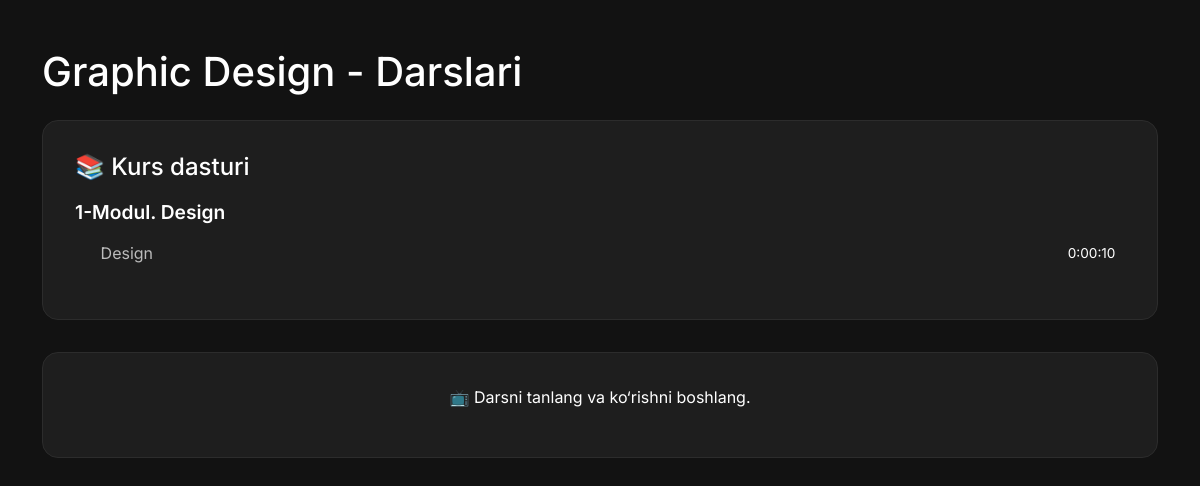
The page /course/course/graphic-design/video/ (signed in) on the database its author committed.
### course/models.py (models this page shows, shortened)
class Course(models.Model):
    title = models.CharField(max_length=255)
    image = models.ImageField(upload_to='images/', blank=True, null=True)
    students = models.PositiveIntegerField(default=0)
    duration = models.DurationField(default=timedelta())
    description = models.TextField(blank=True, null=True)
    rating = models.FloatField(default=0.0)
    num_reviews = models.PositiveIntegerField(default=0)
    price = models.DecimalField(max_digits=6, decimal_places=2)
    category = models.ForeignKey(Category, on_delete=models.CASCADE, related_name='courses', default=1)
    slug = models.SlugField(unique=True, null=True, blank=True)
    lesson_count = models.PositiveIntegerField(default=0)
    module_count = models.PositiveIntegerField(default=0)
    def update_course_info(self):
        self.lesson_count = sum(module.lessons.count() for module in self.modules.all())
        self.module_count = self.modules.count()
        total_duration = timedelta()
        for module in self.modules.all():
            for lesson in module.lessons.all():
                if lesson.duration:
                    total_duration += lesson.duration
        self.duration = total_duration
        self.save(update_fields=['duration', 'lesson_count', 'module_count'])

class Module(models.Model):
    course = models.ForeignKey('Course', on_delete=models.CASCADE, related_name='modules')
    title = models.CharField(max_length=255)

class Lesson(models.Model):
    module = models.ForeignKey('Module', on_delete=models.CASCADE, related_name='lessons')
    title = models.CharField(max_length=200)
    video = models.FileField(upload_to='videos/')
    duration = models.DurationField(blank=True, null=True)

### course/views.py (the view)
# urls.py: path('course/<slug:slug>/video/', CourseVideoView.as_view(), name='course_video'),
class CourseVideoView(LoginRequiredMixin, DetailView):
    model = Course
    template_name = 'course/course_video.html'
    context_object_name = 'course'
    login_url = '/users/login/'
    def get_object(self):
        obj = super().get_object()
        obj.update_course_info()
        return obj
    def get_context_data(self, **kwargs):
        context = super().get_context_data(**kwargs)
        context['modules'] = self.object.modules.prefetch_related('lessons')
        lesson_id = self.request.GET.get('lesson')
        if lesson_id:
            context['selected_lesson'] = get_object_or_404(Lesson, id=lesson_id)
        return context

### course/templates/course/course_video.html (shortened to what this page needs)
{% load static %}
<!DOCTYPE html>
<html lang="uz">
<head>
    <link href="https://cdn.jsdelivr.net/npm/bootstrap@5.3.0/dist/css/bootstrap.min.css" rel="stylesheet">
</head>
<body>
<div class="container my-5">
    <h1 class="mb-4">{{ course.title }} - Darslari</h1>
    <div class="card-dark">
        <h4 class="mb-3">📚 Kurs dasturi</h4>
        {% for module in modules %}
            <div class="module-title">{{ forloop.counter }}-Modul. {{ module.title }}</div>
            <ul class="list-unstyled ms-3">
                {% for lesson in module.lessons.all %}
                    <li>
                        <a href="?lesson={{ lesson.id }}"
                           class="lesson-link {% if selected_lesson.id == lesson.id %}active{% endif %}">
                            <span>{{ lesson.title }}</span>
                            <span class="duration-info">
                                    {{ lesson.duration }}
                            </span>
                        </a>
                    </li>
                {% endfor %}
            </ul>
        {% endfor %}
    </div>
    {% if selected_lesson %}
        <div class="card-dark">
            <h5>{{ selected_lesson.title }}</h5>
            <video controls>
                <source src="{{ selected_lesson.video.url }}" type="video/mp4">
                Video yuklanmadi
            </video>
        </div>
    {% else %}
        <div class="card-dark text-center text-muted">
            <p style="color: white;">📺 Darsni tanlang va ko‘rishni boshlang.</p>
        </div>
    {% endif %}
</div>
</body>
</html>

### course/templates/course/course_video.html (style rules this page uses)
body { background-color: #121212; color: #fff; font-family: 'Inter', sans-serif; }
.card-dark { background-color: #1e1e1e; border: 1px solid #2c2c2c; border-radius: 16px; padding: 2rem; margin-bottom: 2rem; }
.module-title { font-weight: 600; font-size: 1.2rem; margin-top: 1rem; margin-bottom: 0.5rem; }
.lesson-link { color: #bbb; text-decoration: none; display: flex; justify-content: space-between; align-items: center; padding: 0.4rem 0.6rem; border-radius: 6px; }
.duration-info { font-size: 0.85rem; color: #ffffff; white-space: nowrap; }

### rows shown on the page
Course: title "Graphic Design"
Module: title "Design"
Lesson: title "Design", duration "0:00:10"
